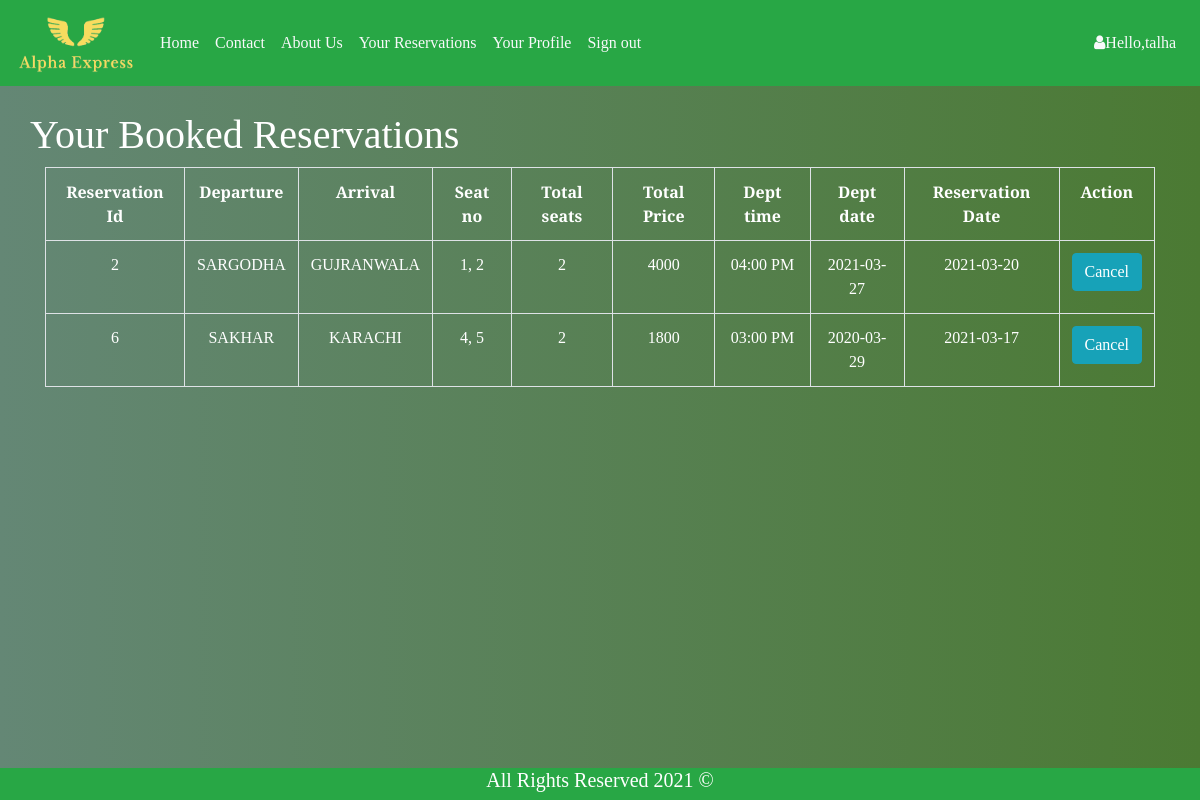
/BookedReservation.php (signed in), run on the app's committed database.
### tables this page shows
CREATE TABLE `reservation` (
  `res_id` int(31) NOT NULL,
  `res_date` date NOT NULL,
  `res_schedule` varchar(255) NOT NULL,
  `seat_no` int(11) NOT NULL,
  `reserved_by` varchar(255) NOT NULL
);

CREATE TABLE `schedule` (
  `s_id` varchar(255) NOT NULL,
  `Class` varchar(225) NOT NULL,
  `Departure_time` varchar(255) DEFAULT NULL,
  `Departure_date` varchar(255) NOT NULL,
  `Price` int(225) NOT NULL,
  `Leaving_from` varchar(225) NOT NULL,
  `going_to` varchar(225) NOT NULL,
  `bus_no` int(11) DEFAULT NULL
);

### BookedReservation.php (the view, shortened to what this page needs)
<!DOCTYPE html>
<?php
  include 'dbConn.php';
?>
<html>
<head>
	<link rel="stylesheet" href="css/bootstrap.min.css"/>
	<link rel="stylesheet" href="css/custom.css"/>
  <link rel="stylesheet" href="https://cdnjs.cloudflare.com/ajax/libs/font-awesome/4.7.0/css/font-awesome.min.css">
</head>
<body onload="myword()">
  <nav class="navbar navbar-expand-lg  bg-success">
    <a class="navbar-brand text-light" href="index.php"><img class="logo" src="res/logo.png"></a>
    <div id="navb" class="navbar-collapse collapse hide">
      <ul class="navbar-nav">
        <li class="nav-item active">
          <a class="nav-item nav-link text-light" href="index.php">Home</a>
        </li>
        <li class="nav-item">
          <a class="nav-item nav-link text-light" href="Contact.html">Contact</a>
        </li>
        <li class="nav-item">
          <a class="nav-item nav-link text-light" href="About.html">About Us</a>
        </li>
        <?php
         if (isset($_SESSION["firstname"])) {
           echo "<a class='nav-item nav-link text-light' href='BookedReservation.php'>Your Reservations</a></li>";
           echo "<a class='nav-item nav-link text-light' href='profile.php'>Your Profile</a></li>";
           echo "<a class='nav-item nav-link text-light' href='signout.php'>Sign out</a></li>";
         }
       ?>
      </ul>
      <ul class="nav navbar-nav ml-auto">
        <li class="nav-item">
         <?php
              if (isset($_SESSION["firstname"])) {
                  ?> <a class="nav-item nav-link text-light"><i class="fa fa-user" aria-hidden="true"></i>Hello,<?php echo $_SESSION["firstname"]; ?> </a></li>
                  <?php
              }
              else{
              }
          ?>
      </ul>
    </div>
  </nav>
<br>
<div class="container">
  <div class="row">
   <div class="col-md-4 offset-md-4">
   </div>
 </div>
<div class="row">
  <h1>Your Booked Reservations</h1>
</div>
 <div class="row">
  <div class="col-md">
<table  style="cursor: default;" class="table table-bordered text-center">
<?php
   $user = $_SESSION['username'];
   $sql = "SELECT * FROM `reservation` r JOIN schedule s ON (r.res_schedule = s.s_id) WHERE r.reserved_by = '$user' GROUP BY r.res_id";
   $result = $conn->query($sql);
  if ($result->num_rows > 0) {
     ?>
     <tr>
  <th>Reservation Id</th>
  <th>Departure</th>
  <th>Arrival</th>
  <th>Seat no</th>
  <th>Total seats</th>
  <th>Total Price</th>
  <th>Dept time</th>
  <th>Dept date</th>
  <th>Reservation Date</th>
  <th>Action</th>
  </tr>
  <tr>
    <?php
       $reservations = array();
       for ($i=0; $i < $result->num_rows ; $i++) {
            $row = $result->fetch_assoc();
            echo "<tr>";
            $reservations[$i] = $row['res_id'];
            echo "<td>$reservations[$i]</td>";
            $sql1 = "SELECT * FROM `reservation` WHERE reserved_by = '$user' AND res_id = '$reservations[$i]'";
            echo "<td>".$row['Leaving_from']."</td>";
            echo "<td>".$row['going_to']."</td>";
            $result1 = $conn->query($sql1);
            $seatnums = array();
            while ($row1 = $result1->fetch_assoc()) {
               array_push($seatnums, $row1['seat_no']);
            }
              echo "<td>".implode(", ", $seatnums)."</td>";
              echo "<td>".$result1->num_rows."</td>";
              echo "<td>".$row['Price']*$result1->num_rows."</td>";
              echo "<td>".$row['Departure_time']."</td>";
              echo "<td>".$row['Departure_date']."</td>";
              echo "<td>".$row['res_date']."</td>";
              echo "<td><a class='btn btn-info' href='DeleteReservation.php?resid=$reservations[$i]'>Cancel</a></td>";
              echo "</tr>";
        }
  }
  else{
      echo "<h1>You do not have any reservation</h1>";
  }
 ?>
</table>
</div>
</div>
</div>
<br>
<br>
<footer class="bg-success">
	<h5>All Rights Reserved 2021 &copy;</h5>
</footer>
</body>
</html>

### css/custom.css (style rules this page uses)
footer { width: 100%; text-align: center; bottom: 0px; color: white; font-family: 'Crimson Pro', serif; position: fixed; }
body { font-family: 'Crimson Pro', serif; color: white; background-color: #63d471; background: linear-gradient(to right, #648775 0%, #4b7a33 100%); background-attachment: fixed; position: relative; cursor: default; -webkit-user-select: none; -khtml-user-select: none; -moz-user-select: none; -ms-user-select: none; -o-user-select: none; user-select: none; }
nav { font-family: 'Crimson Pro', serif; }
.logo { height: 60px; width: 120px; z-index: -2 ; }

### data on the page
reservation: i "2", res_schedule.Leaving_from "SARGODHA", res_schedule.going_to "GUJRANWALA", seatnums "1, 2", num_rows "2", $row['Price']*$result1->num_rows "4000", res_schedule.Departure_time "04:00 PM", res_schedule.Departure_date "2021-03-27", res_date "2021-03-20"
reservation: i "6", res_schedule.Leaving_from "SAKHAR", res_schedule.going_to "KARACHI", seatnums "4, 5", num_rows "2", $row['Price']*$result1->num_rows "1800", res_schedule.Departure_time "03:00 PM", res_schedule.Departure_date "2020-03-29", res_date "2021-03-17"

### other printed values
$_SESSION["firstname"] "talha"
